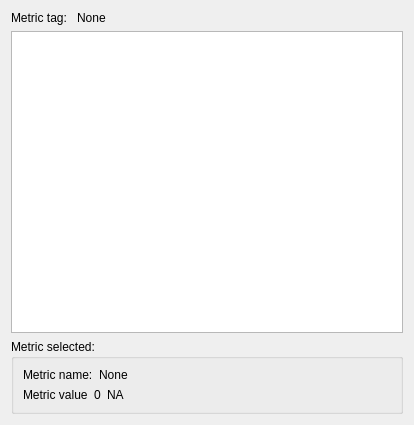
<?xml version="1.0" encoding="UTF-8"?>
<ui version="4.0">
 <class>MetricWindow</class>
 <widget class="QDialog" name="MetricWindow">
  <property name="geometry">
   <rect>
    <x>0</x>
    <y>0</y>
    <width>414</width>
    <height>425</height>
   </rect>
  </property>
  <property name="windowTitle">
   <string>Dialog</string>
  </property>
  <layout class="QVBoxLayout" name="verticalLayout_2">
   <item>
    <layout class="QHBoxLayout" name="horizontalLayout">
     <item>
      <widget class="QLabel" name="label_2">
       <property name="text">
        <string>Metric tag: </string>
       </property>
      </widget>
     </item>
     <item>
      <widget class="QLabel" name="lb_MetricTag">
       <property name="sizePolicy">
        <sizepolicy hsizetype="Expanding" vsizetype="Preferred">
         <horstretch>0</horstretch>
         <verstretch>0</verstretch>
        </sizepolicy>
       </property>
       <property name="text">
        <string>None</string>
       </property>
      </widget>
     </item>
    </layout>
   </item>
   <item>
    <widget class="QListWidget" name="lw_MetricList"/>
   </item>
   <item>
    <widget class="QGroupBox" name="groupBox">
     <property name="title">
      <string>Metric selected:</string>
     </property>
     <layout class="QVBoxLayout" name="verticalLayout">
      <item>
       <layout class="QHBoxLayout" name="horizontalLayout_2">
        <item>
         <widget class="QLabel" name="label_4">
          <property name="text">
           <string>Metric name:</string>
          </property>
         </widget>
        </item>
        <item>
         <widget class="QLabel" name="lb_MetricName">
          <property name="sizePolicy">
           <sizepolicy hsizetype="Expanding" vsizetype="Preferred">
            <horstretch>0</horstretch>
            <verstretch>0</verstretch>
           </sizepolicy>
          </property>
          <property name="text">
           <string>None</string>
          </property>
         </widget>
        </item>
       </layout>
      </item>
      <item>
       <layout class="QHBoxLayout" name="horizontalLayout_4">
        <item>
         <widget class="QLabel" name="label_7">
          <property name="sizePolicy">
           <sizepolicy hsizetype="Maximum" vsizetype="Preferred">
            <horstretch>0</horstretch>
            <verstretch>0</verstretch>
           </sizepolicy>
          </property>
          <property name="text">
           <string>Metric value</string>
          </property>
         </widget>
        </item>
        <item>
         <widget class="QLabel" name="lb_MetricValue">
          <property name="text">
           <string>0</string>
          </property>
         </widget>
        </item>
        <item>
         <widget class="QLabel" name="lb_MetricUnits">
          <property name="sizePolicy">
           <sizepolicy hsizetype="Expanding" vsizetype="Preferred">
            <horstretch>0</horstretch>
            <verstretch>0</verstretch>
           </sizepolicy>
          </property>
          <property name="text">
           <string>NA</string>
          </property>
         </widget>
        </item>
       </layout>
      </item>
     </layout>
    </widget>
   </item>
   <item>
    <layout class="QHBoxLayout" name="horizontalLayout_3"/>
   </item>
  </layout>
 </widget>
 <resources/>
 <connections/>
</ui>
